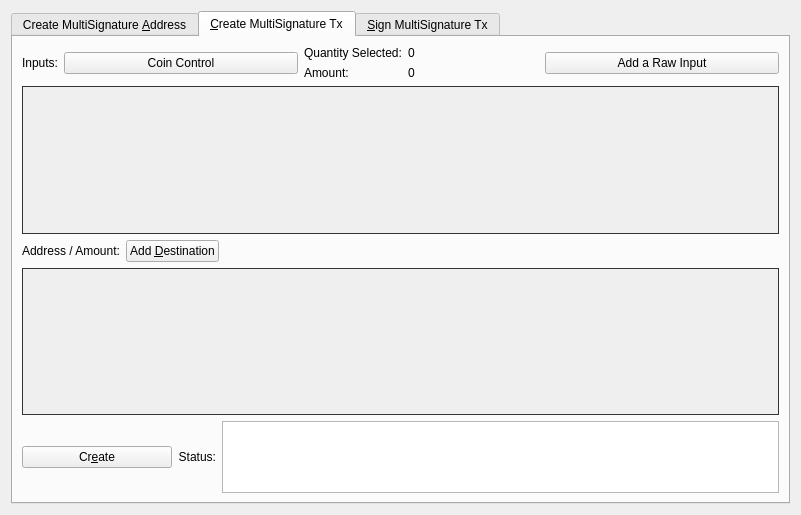
<?xml version="1.0" encoding="UTF-8"?>
<ui version="4.0">
 <class>MultisigDialog</class>
 <widget class="QDialog" name="MultisigDialog">
  <property name="geometry">
   <rect>
    <x>0</x>
    <y>0</y>
    <width>801</width>
    <height>515</height>
   </rect>
  </property>
  <property name="sizePolicy">
   <sizepolicy hsizetype="Fixed" vsizetype="Fixed">
    <horstretch>0</horstretch>
    <verstretch>0</verstretch>
   </sizepolicy>
  </property>
  <property name="windowTitle">
   <string>Multisignature Address Interactions</string>
  </property>
  <layout class="QVBoxLayout" name="verticalLayout_8">
   <item>
    <widget class="QTabWidget" name="multisigTabWidget">
     <property name="styleSheet">
      <string notr="true">QScrollArea{border: 1px solid #333333;}</string>
     </property>
     <property name="currentIndex">
      <number>1</number>
     </property>
     <widget class="QWidget" name="addMultisigTab">
      <property name="sizePolicy">
       <sizepolicy hsizetype="Minimum" vsizetype="Minimum">
        <horstretch>0</horstretch>
        <verstretch>0</verstretch>
       </sizepolicy>
      </property>
      <attribute name="title">
       <string>Create MultiSignature &amp;Address</string>
      </attribute>
      <layout class="QVBoxLayout" name="verticalLayout">
       <item>
        <layout class="QHBoxLayout" name="enterMLayout">
         <item>
          <widget class="QSpinBox" name="enterMSpinbox">
           <property name="sizePolicy">
            <sizepolicy hsizetype="Fixed" vsizetype="Fixed">
             <horstretch>0</horstretch>
             <verstretch>0</verstretch>
            </sizepolicy>
           </property>
           <property name="toolTip">
            <string>How many people must sign to verify a transaction</string>
           </property>
           <property name="minimum">
            <number>1</number>
           </property>
           <property name="maximum">
            <number>15</number>
           </property>
           <property name="value">
            <number>1</number>
           </property>
          </widget>
         </item>
         <item>
          <widget class="QLabel" name="enterMLabel">
           <property name="text">
            <string>Enter the minimum number of signatures required to sign transactions</string>
           </property>
          </widget>
         </item>
        </layout>
       </item>
       <item>
        <layout class="QHBoxLayout" name="addressLabelLayout">
         <item>
          <widget class="QLabel" name="addressLableLabel">
           <property name="text">
            <string>Address Label:</string>
           </property>
          </widget>
         </item>
         <item>
          <widget class="QLineEdit" name="multisigAddressLabel"/>
         </item>
        </layout>
       </item>
       <item>
        <layout class="QHBoxLayout" name="addAddressLayout">
         <item>
          <widget class="QPushButton" name="addAddressButton">
           <property name="toolTip">
            <string>Add another address that could sign to verify a transaction from the multisig address.</string>
           </property>
           <property name="text">
            <string>&amp;Add Address / Key</string>
           </property>
           <property name="icon">
            <iconset resource="../chronon.qrc">
             <normaloff>:/icons/add</normaloff>:/icons/add</iconset>
           </property>
           <property name="autoDefault">
            <bool>false</bool>
           </property>
          </widget>
         </item>
         <item>
          <widget class="QLabel" name="addAddressLabel">
           <property name="sizePolicy">
            <sizepolicy hsizetype="Preferred" vsizetype="Fixed">
             <horstretch>0</horstretch>
             <verstretch>0</verstretch>
            </sizepolicy>
           </property>
           <property name="text">
            <string>Local addresses or public keys that can sign:</string>
           </property>
          </widget>
         </item>
         <item>
          <spacer name="addAddressSpacer_2">
           <property name="orientation">
            <enum>Qt::Horizontal</enum>
           </property>
           <property name="sizeHint" stdset="0">
            <size>
             <width>40</width>
             <height>10</height>
            </size>
           </property>
          </spacer>
         </item>
        </layout>
       </item>
       <item>
        <widget class="QScrollArea" name="addAddressScrollArea">
         <property name="sizePolicy">
          <sizepolicy hsizetype="Preferred" vsizetype="Expanding">
           <horstretch>0</horstretch>
           <verstretch>0</verstretch>
          </sizepolicy>
         </property>
         <property name="widgetResizable">
          <bool>true</bool>
         </property>
         <widget class="QWidget" name="addAddressWidget">
          <property name="geometry">
           <rect>
            <x>0</x>
            <y>0</y>
            <width>759</width>
            <height>166</height>
           </rect>
          </property>
          <layout class="QVBoxLayout" name="verticalLayout_5">
           <item>
            <layout class="QVBoxLayout" name="addressList"/>
           </item>
           <item>
            <spacer name="verticalSpacer">
             <property name="orientation">
              <enum>Qt::Vertical</enum>
             </property>
             <property name="sizeHint" stdset="0">
              <size>
               <width>20</width>
               <height>40</height>
              </size>
             </property>
            </spacer>
           </item>
          </layout>
         </widget>
        </widget>
       </item>
       <item>
        <layout class="QHBoxLayout" name="addMultisigLayout">
         <item>
          <widget class="QPushButton" name="addMultisigButton">
           <property name="sizePolicy">
            <sizepolicy hsizetype="Preferred" vsizetype="Fixed">
             <horstretch>0</horstretch>
             <verstretch>0</verstretch>
            </sizepolicy>
           </property>
           <property name="toolTip">
            <string>Create a new multisig address</string>
           </property>
           <property name="toolTipDuration">
            <number>-3</number>
           </property>
           <property name="text">
            <string>C&amp;reate</string>
           </property>
           <property name="icon">
            <iconset resource="../chronon.qrc">
             <normaloff>:/icons/filesave</normaloff>:/icons/filesave</iconset>
           </property>
           <property name="autoDefault">
            <bool>false</bool>
           </property>
          </widget>
         </item>
         <item>
          <widget class="QLabel" name="label">
           <property name="text">
            <string>Status:</string>
           </property>
          </widget>
         </item>
         <item>
          <widget class="QTextEdit" name="addMultisigStatus">
           <property name="sizePolicy">
            <sizepolicy hsizetype="Expanding" vsizetype="Fixed">
             <horstretch>0</horstretch>
             <verstretch>0</verstretch>
            </sizepolicy>
           </property>
           <property name="maximumSize">
            <size>
             <width>16777215</width>
             <height>75</height>
            </size>
           </property>
           <property name="readOnly">
            <bool>true</bool>
           </property>
           <property name="textInteractionFlags">
            <set>Qt::TextSelectableByKeyboard|Qt::TextSelectableByMouse</set>
           </property>
          </widget>
         </item>
        </layout>
       </item>
       <item>
        <widget class="QLabel" name="label_2">
         <property name="sizePolicy">
          <sizepolicy hsizetype="Preferred" vsizetype="Preferred">
           <horstretch>0</horstretch>
           <verstretch>0</verstretch>
          </sizepolicy>
         </property>
         <property name="text">
          <string>Use below to quickly import an address by its redeem. Don't forget to add a label before clicking import!
Keep in mind, the wallet will rescan the blockchain to find transactions containing the new address.
Please be patient after clicking import.</string>
         </property>
         <property name="scaledContents">
          <bool>false</bool>
         </property>
         <property name="wordWrap">
          <bool>true</bool>
         </property>
        </widget>
       </item>
       <item>
        <layout class="QHBoxLayout" name="importLayout">
         <item>
          <widget class="QPushButton" name="importAddressButton">
           <property name="sizePolicy">
            <sizepolicy hsizetype="Fixed" vsizetype="Fixed">
             <horstretch>0</horstretch>
             <verstretch>0</verstretch>
            </sizepolicy>
           </property>
           <property name="text">
            <string>&amp;Import Redeem</string>
           </property>
           <property name="icon">
            <iconset resource="../chronon.qrc">
             <normaloff>:/icons/receiving_addresses</normaloff>:/icons/receiving_addresses</iconset>
           </property>
          </widget>
         </item>
         <item>
          <widget class="QLineEdit" name="importRedeem">
           <property name="sizePolicy">
            <sizepolicy hsizetype="Preferred" vsizetype="Fixed">
             <horstretch>0</horstretch>
             <verstretch>0</verstretch>
            </sizepolicy>
           </property>
          </widget>
         </item>
        </layout>
       </item>
      </layout>
     </widget>
     <widget class="QWidget" name="createTransactionTab">
      <attribute name="title">
       <string>&amp;Create MultiSignature Tx</string>
      </attribute>
      <layout class="QVBoxLayout" name="verticalLayout_3">
       <item>
        <layout class="QHBoxLayout" name="horizontalLayout_2">
         <item>
          <layout class="QVBoxLayout" name="createTxLayout">
           <item>
            <layout class="QHBoxLayout" name="addTxInputLayout">
             <item>
              <widget class="QLabel" name="addTxInputLabel">
               <property name="sizePolicy">
                <sizepolicy hsizetype="Fixed" vsizetype="Preferred">
                 <horstretch>0</horstretch>
                 <verstretch>0</verstretch>
                </sizepolicy>
               </property>
               <property name="text">
                <string>Inputs:</string>
               </property>
              </widget>
             </item>
             <item>
              <widget class="QPushButton" name="pushButtonCoinControl">
               <property name="sizePolicy">
                <sizepolicy hsizetype="Preferred" vsizetype="Fixed">
                 <horstretch>0</horstretch>
                 <verstretch>0</verstretch>
                </sizepolicy>
               </property>
               <property name="text">
                <string>Coin Control</string>
               </property>
              </widget>
             </item>
             <item>
              <layout class="QFormLayout" name="formLayout_2">
               <property name="rightMargin">
                <number>10</number>
               </property>
               <item row="0" column="0">
                <widget class="QLabel" name="labelQuantity">
                 <property name="text">
                  <string>Quantity Selected:</string>
                 </property>
                </widget>
               </item>
               <item row="0" column="1">
                <widget class="QLabel" name="labelQuantity_int">
                 <property name="text">
                  <string>0</string>
                 </property>
                </widget>
               </item>
               <item row="1" column="0">
                <widget class="QLabel" name="labelAmount">
                 <property name="text">
                  <string>Amount:</string>
                 </property>
                </widget>
               </item>
               <item row="1" column="1">
                <widget class="QLabel" name="labelAmount_int">
                 <property name="text">
                  <string>0</string>
                 </property>
                </widget>
               </item>
              </layout>
             </item>
             <item>
              <widget class="QPushButton" name="addInputButton">
               <property name="sizePolicy">
                <sizepolicy hsizetype="Preferred" vsizetype="Fixed">
                 <horstretch>0</horstretch>
                 <verstretch>0</verstretch>
                </sizepolicy>
               </property>
               <property name="toolTip">
                <string>Add an input to fund the outputs</string>
               </property>
               <property name="text">
                <string>Add a Raw Input</string>
               </property>
               <property name="icon">
                <iconset resource="../chronon.qrc">
                 <normaloff>:/css/default</normaloff>:/css/default</iconset>
               </property>
              </widget>
             </item>
            </layout>
           </item>
           <item>
            <widget class="QScrollArea" name="txInputsScrollArea">
             <property name="sizePolicy">
              <sizepolicy hsizetype="Preferred" vsizetype="Expanding">
               <horstretch>0</horstretch>
               <verstretch>0</verstretch>
              </sizepolicy>
             </property>
             <property name="widgetResizable">
              <bool>true</bool>
             </property>
             <widget class="QWidget" name="txInputsWidget">
              <property name="geometry">
               <rect>
                <x>0</x>
                <y>0</y>
                <width>747</width>
                <height>131</height>
               </rect>
              </property>
              <layout class="QVBoxLayout" name="verticalLayout_7">
               <item>
                <layout class="QVBoxLayout" name="inputsList"/>
               </item>
               <item>
                <spacer name="txInputsSpacer">
                 <property name="orientation">
                  <enum>Qt::Vertical</enum>
                 </property>
                 <property name="sizeHint" stdset="0">
                  <size>
                   <width>20</width>
                   <height>80</height>
                  </size>
                 </property>
                </spacer>
               </item>
              </layout>
             </widget>
            </widget>
           </item>
           <item>
            <layout class="QHBoxLayout" name="addDestinationLayout">
             <item>
              <widget class="QLabel" name="addDestinationLabel">
               <property name="text">
                <string>Address / Amount:</string>
               </property>
              </widget>
             </item>
             <item>
              <widget class="QPushButton" name="addDestinationButton">
               <property name="sizePolicy">
                <sizepolicy hsizetype="Fixed" vsizetype="Fixed">
                 <horstretch>0</horstretch>
                 <verstretch>0</verstretch>
                </sizepolicy>
               </property>
               <property name="toolTip">
                <string>Add destinations to send CHN to</string>
               </property>
               <property name="text">
                <string>Add &amp;Destination</string>
               </property>
               <property name="icon">
                <iconset resource="../chronon.qrc">
                 <normaloff>:/icons/add</normaloff>:/icons/add</iconset>
               </property>
              </widget>
             </item>
             <item>
              <spacer name="addDestinationHorizontalSpacer">
               <property name="orientation">
                <enum>Qt::Horizontal</enum>
               </property>
               <property name="sizeHint" stdset="0">
                <size>
                 <width>40</width>
                 <height>20</height>
                </size>
               </property>
              </spacer>
             </item>
            </layout>
           </item>
           <item>
            <widget class="QScrollArea" name="destionationsScrollArea">
             <property name="sizePolicy">
              <sizepolicy hsizetype="Expanding" vsizetype="Expanding">
               <horstretch>0</horstretch>
               <verstretch>0</verstretch>
              </sizepolicy>
             </property>
             <property name="widgetResizable">
              <bool>true</bool>
             </property>
             <widget class="QWidget" name="destinationsScrollAreaContents">
              <property name="geometry">
               <rect>
                <x>0</x>
                <y>0</y>
                <width>747</width>
                <height>130</height>
               </rect>
              </property>
              <layout class="QVBoxLayout" name="verticalLayout_11">
               <item>
                <layout class="QVBoxLayout" name="destinationsList"/>
               </item>
               <item>
                <spacer name="destinationsSpacer">
                 <property name="orientation">
                  <enum>Qt::Vertical</enum>
                 </property>
                 <property name="sizeHint" stdset="0">
                  <size>
                   <width>20</width>
                   <height>20</height>
                  </size>
                 </property>
                </spacer>
               </item>
              </layout>
             </widget>
            </widget>
           </item>
           <item>
            <layout class="QHBoxLayout" name="horizontalLayout_4">
             <item>
              <widget class="QPushButton" name="createButton">
               <property name="sizePolicy">
                <sizepolicy hsizetype="Fixed" vsizetype="Fixed">
                 <horstretch>0</horstretch>
                 <verstretch>0</verstretch>
                </sizepolicy>
               </property>
               <property name="minimumSize">
                <size>
                 <width>150</width>
                 <height>0</height>
                </size>
               </property>
               <property name="toolTip">
                <string>Create a transaction object using the given inputs to the given outputs</string>
               </property>
               <property name="text">
                <string>Cr&amp;eate</string>
               </property>
               <property name="icon">
                <iconset resource="../chronon.qrc">
                 <normaloff>:/icons/export</normaloff>:/icons/export</iconset>
               </property>
               <property name="autoDefault">
                <bool>false</bool>
               </property>
               <property name="default">
                <bool>true</bool>
               </property>
              </widget>
             </item>
             <item>
              <widget class="QLabel" name="createButtonLabel">
               <property name="sizePolicy">
                <sizepolicy hsizetype="Fixed" vsizetype="Preferred">
                 <horstretch>0</horstretch>
                 <verstretch>0</verstretch>
                </sizepolicy>
               </property>
               <property name="text">
                <string>Status:</string>
               </property>
               <property name="alignment">
                <set>Qt::AlignRight|Qt::AlignTrailing|Qt::AlignVCenter</set>
               </property>
              </widget>
             </item>
             <item>
              <widget class="QTextEdit" name="createButtonStatus">
               <property name="sizePolicy">
                <sizepolicy hsizetype="Expanding" vsizetype="Minimum">
                 <horstretch>0</horstretch>
                 <verstretch>0</verstretch>
                </sizepolicy>
               </property>
               <property name="maximumSize">
                <size>
                 <width>16777215</width>
                 <height>16777215</height>
                </size>
               </property>
               <property name="sizeAdjustPolicy">
                <enum>QAbstractScrollArea::AdjustToContents</enum>
               </property>
               <property name="readOnly">
                <bool>true</bool>
               </property>
              </widget>
             </item>
            </layout>
           </item>
          </layout>
         </item>
         <item>
          <layout class="QHBoxLayout" name="horizontalLayout_3"/>
         </item>
        </layout>
       </item>
      </layout>
     </widget>
     <widget class="QWidget" name="signMultisigTransaction">
      <property name="styleSheet">
       <string notr="true">txScrollArea:{
	border: 1px solid #333333;
}
keyScrollArea:{
	border: 1px solid #333333;
}
txScrollArea:{
	border: 1px solid #333333;
}</string>
      </property>
      <attribute name="title">
       <string>&amp;Sign MultiSignature Tx</string>
      </attribute>
      <layout class="QVBoxLayout" name="verticalLayout_4">
       <item>
        <layout class="QHBoxLayout" name="transactionHexLayout">
         <item>
          <widget class="QLabel" name="transactionHexLabel">
           <property name="text">
            <string>Transaction Hex:</string>
           </property>
          </widget>
         </item>
         <item>
          <widget class="QLineEdit" name="transactionHex">
           <property name="toolTip">
            <string/>
           </property>
          </widget>
         </item>
        </layout>
       </item>
       <item>
        <layout class="QHBoxLayout" name="horizontalLayout">
         <item>
          <layout class="QVBoxLayout" name="verticalLayout_2">
           <item>
            <layout class="QHBoxLayout" name="horizontalLayout_7">
             <item>
              <widget class="QPushButton" name="signButton">
               <property name="sizePolicy">
                <sizepolicy hsizetype="Preferred" vsizetype="Fixed">
                 <horstretch>0</horstretch>
                 <verstretch>0</verstretch>
                </sizepolicy>
               </property>
               <property name="minimumSize">
                <size>
                 <width>150</width>
                 <height>0</height>
                </size>
               </property>
               <property name="toolTip">
                <string>Sign the transaction from this wallet or from provided private keys</string>
               </property>
               <property name="text">
                <string>S&amp;ign</string>
               </property>
               <property name="icon">
                <iconset resource="../chronon.qrc">
                 <normaloff>:/icons/edit</normaloff>:/icons/edit</iconset>
               </property>
               <property name="autoDefault">
                <bool>false</bool>
               </property>
               <property name="default">
                <bool>true</bool>
               </property>
              </widget>
             </item>
             <item>
              <widget class="QPushButton" name="commitButton">
               <property name="enabled">
                <bool>false</bool>
               </property>
               <property name="sizePolicy">
                <sizepolicy hsizetype="Preferred" vsizetype="Fixed">
                 <horstretch>0</horstretch>
                 <verstretch>0</verstretch>
                </sizepolicy>
               </property>
               <property name="toolTip">
                <string>&lt;html&gt;&lt;head/&gt;&lt;body&gt;&lt;p&gt;DISABLED until transaction has been signed enough times.&lt;/p&gt;&lt;/body&gt;&lt;/html&gt;</string>
               </property>
               <property name="autoFillBackground">
                <bool>false</bool>
               </property>
               <property name="text">
                <string>Co&amp;mmit</string>
               </property>
               <property name="icon">
                <iconset resource="../chronon.qrc">
                 <normaloff>:/icons/send</normaloff>:/icons/send</iconset>
               </property>
               <property name="autoDefault">
                <bool>true</bool>
               </property>
              </widget>
             </item>
             <item>
              <layout class="QHBoxLayout" name="addPrivKeyLayout">
               <item>
                <widget class="QPushButton" name="addPrivKeyButton">
                 <property name="sizePolicy">
                  <sizepolicy hsizetype="Fixed" vsizetype="Fixed">
                   <horstretch>0</horstretch>
                   <verstretch>0</verstretch>
                  </sizepolicy>
                 </property>
                 <property name="toolTip">
                  <string>Add private keys to sign the transaction with</string>
                 </property>
                 <property name="text">
                  <string>Add Private &amp;Key</string>
                 </property>
                 <property name="icon">
                  <iconset resource="../chronon.qrc">
                   <normaloff>:/icons/add</normaloff>:/icons/add</iconset>
                 </property>
                </widget>
               </item>
               <item>
                <widget class="QLabel" name="addPrivKeyLabel">
                 <property name="text">
                  <string>Sign with only private keys (Not Recommened)</string>
                 </property>
                </widget>
               </item>
              </layout>
             </item>
            </layout>
           </item>
           <item>
            <layout class="QHBoxLayout" name="horizontalLayout_5">
             <item>
              <widget class="QLabel" name="signButtonStatusLabel">
               <property name="text">
                <string>Status:</string>
               </property>
              </widget>
             </item>
             <item>
              <widget class="QTextEdit" name="signButtonStatus">
               <property name="sizePolicy">
                <sizepolicy hsizetype="Expanding" vsizetype="Preferred">
                 <horstretch>0</horstretch>
                 <verstretch>0</verstretch>
                </sizepolicy>
               </property>
               <property name="maximumSize">
                <size>
                 <width>16777215</width>
                 <height>16777215</height>
                </size>
               </property>
               <property name="verticalScrollBarPolicy">
                <enum>Qt::ScrollBarAsNeeded</enum>
               </property>
               <property name="readOnly">
                <bool>true</bool>
               </property>
               <property name="textInteractionFlags">
                <set>Qt::TextSelectableByKeyboard|Qt::TextSelectableByMouse</set>
               </property>
              </widget>
             </item>
            </layout>
           </item>
           <item>
            <widget class="QScrollArea" name="keyScrollArea">
             <property name="sizePolicy">
              <sizepolicy hsizetype="Expanding" vsizetype="Expanding">
               <horstretch>0</horstretch>
               <verstretch>0</verstretch>
              </sizepolicy>
             </property>
             <property name="sizeAdjustPolicy">
              <enum>QAbstractScrollArea::AdjustToContents</enum>
             </property>
             <property name="widgetResizable">
              <bool>true</bool>
             </property>
             <widget class="QWidget" name="keyScrollAreaContents">
              <property name="geometry">
               <rect>
                <x>0</x>
                <y>0</y>
                <width>755</width>
                <height>168</height>
               </rect>
              </property>
              <layout class="QVBoxLayout" name="verticalLayout_9">
               <item>
                <layout class="QVBoxLayout" name="keyList"/>
               </item>
               <item>
                <spacer name="keySpacer">
                 <property name="orientation">
                  <enum>Qt::Vertical</enum>
                 </property>
                 <property name="sizeHint" stdset="0">
                  <size>
                   <width>20</width>
                   <height>20</height>
                  </size>
                 </property>
                </spacer>
               </item>
              </layout>
             </widget>
            </widget>
           </item>
          </layout>
         </item>
        </layout>
       </item>
      </layout>
     </widget>
    </widget>
   </item>
  </layout>
 </widget>
 <resources>
  <include location="../chronon.qrc"/>
 </resources>
 <connections/>
</ui>
